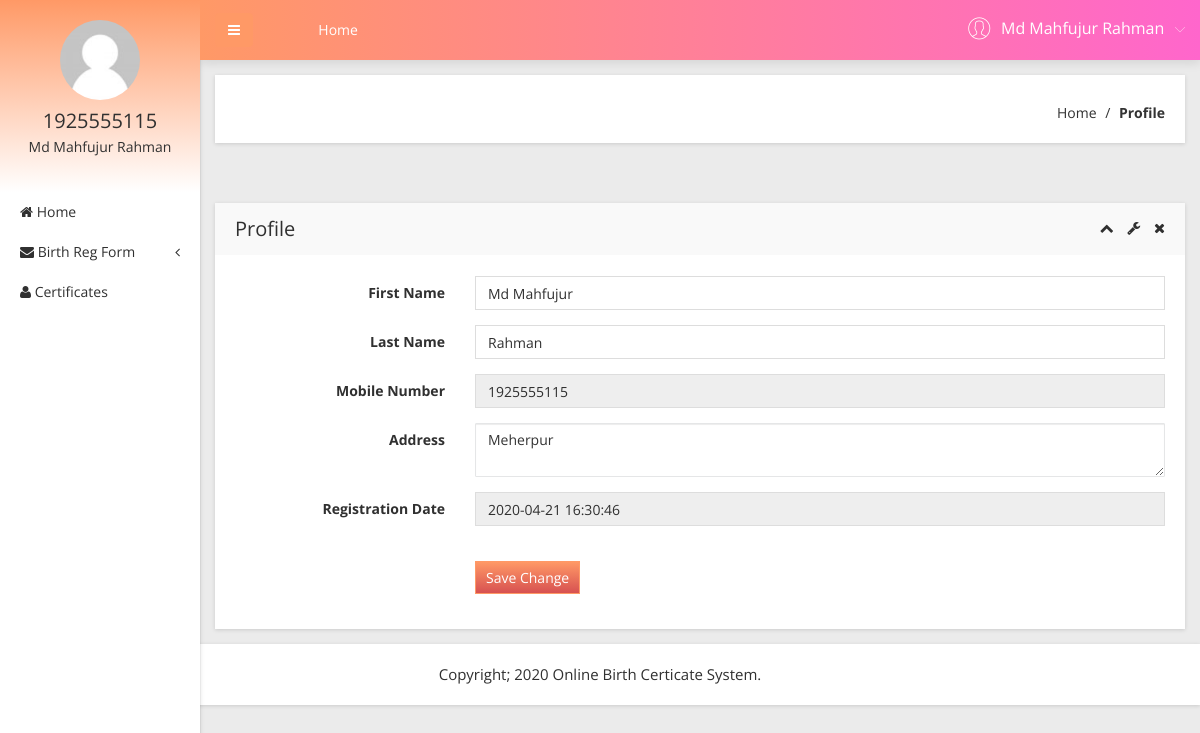
The page /user/profile.php (signed in) on the database its author committed.
### tables this page shows
CREATE TABLE `tbl_user` (
  `id` int(11) NOT NULL,
  `fname` varchar(255) NOT NULL,
  `lname` varchar(255) NOT NULL,
  `mobile` int(11) NOT NULL,
  `address` varchar(255) NOT NULL,
  `password` varchar(255) NOT NULL,
  `date` timestamp NOT NULL DEFAULT CURRENT_TIMESTAMP ON UPDATE CURRENT_TIMESTAMP
);

### user/profile.php (the view, shortened to what this page needs)
<?php
include('includes/dbconnection.php');
if (strlen($_SESSION['obcsuid']==0)) {
  header('location:logout.php');
} else{
    ?>
    <!doctype html>
    <html class="no-js" lang="en">
    <head>
      <link rel="stylesheet" href="css/bootstrap.min.css">
      <link rel="stylesheet" href="css/font-awesome.min.css">
      <link rel="stylesheet" href="css/adminpro-custon-icon.css">
      <link rel="stylesheet" href="css/meanmenu.min.css">
      <link rel="stylesheet" href="css/jquery.mCustomScrollbar.min.css">
      <link rel="stylesheet" href="css/animate.css">
      <link rel="stylesheet" href="css/modals.css">
      <link rel="stylesheet" href="css/normalize.css">
      <link rel="stylesheet" href="css/form/all-type-forms.css">
      <link rel="stylesheet" href="style.css">
      <link rel="stylesheet" href="css/responsive.css">
  </head>
  <body class="materialdesign">
    <div class="wrapper-pro">
       <?php include_once('includes/sidebar.php');?>
       <?php include_once('includes/header.php');?>
       <div class="breadcome-area mg-b-30 small-dn">
        <div class="container-fluid">
            <div class="row">
                <div class="col-lg-12">
                    <div class="breadcome-list shadow-reset">
                        <div class="row">
                            <div class="col-lg-12">
                                <ul class="breadcome-menu">
                                    <li><a href="dashboard.php">Home</a> <span class="bread-slash">/</span>
                                    </li>
                                    <li><span class="bread-blod">Profile</span>
                                    </li>
                                </ul>
                            </div>
                        </div>
                    </div>
                </div>
            </div>
        </div>
    </div>
    <div class="basic-form-area mg-b-15">
        <div class="container-fluid">
            <div class="row">
                <div class="col-lg-12">
                    <div class="sparkline12-list shadow-reset mg-t-30">
                        <div class="sparkline12-hd">
                            <div class="main-sparkline12-hd">
                                <h1>Profile</h1>
                                <div class="sparkline12-outline-icon">
                                    <span class="sparkline12-collapse-link"><i class="fa fa-chevron-up"></i></span>
                                    <span><i class="fa fa-wrench"></i></span>
                                    <span class="sparkline12-collapse-close"><i class="fa fa-times"></i></span>
                                </div>
                            </div>
                        </div>
                        <div class="sparkline12-graph">
                            <div class="basic-login-form-ad">
                                <div class="row">
                                    <div class="col-lg-12">
                                        <div class="all-form-element-inner">
                                            <form method="post" action="">
                                                <?php
                                                $id=$_SESSION['obcsuid'];
                                                $sql="SELECT * FROM tbl_user WHERE id='$id'";
                                                $query=mysqli_query($con,$sql);
                                                $result=mysqli_fetch_array($query);
                                                ?>
                                                <div class="form-group-inner">
                                                    <div class="row">
                                                        <div class="col-lg-3">
                                                            <label class="login2 pull-right pull-right-pro">First Name</label>
                                                        </div>
                                                        <div class="col-lg-9">
                                                            <input type="text" class="form-control" name="fname" value="<?php echo $result['fname'];?>" required="true" />
                                                        </div>
                                                    </div>
                                                </div>
                                                <div class="form-group-inner">
                                                    <div class="row">
                                                        <div class="col-lg-3">
                                                            <label class="login2 pull-right pull-right-pro">Last Name</label>
                                                        </div>
                                                        <div class="col-lg-9">
                                                            <input type="text" class="form-control" name="lname" value="<?php  echo $result['lname'];?>" required="true" />
                                                        </div>
                                                    </div>
                                                </div>
                                                <div class="form-group-inner">
                                                    <div class="row">
                                                        <div class="col-lg-3">
                                                            <label class="login2 pull-right pull-right-pro">Mobile Number</label>
                                                        </div>
                                                        <div class="col-lg-9">
                                                            <input type="text" class="form-control" readonly="true" value="<?php echo $result['mobile'];?>" />
                                                        </div>
                                                    </div>
                                                </div>
                                                <div class="form-group-inner">
                                                    <div class="row">
                                                        <div class="col-lg-3">
                                                            <label class="login2 pull-right pull-right-pro">Address</label>
                                                        </div>
                                                        <div class="col-lg-9">
                                                            <textarea type="text" class="form-control" name="address" /><?php  echo $result['address'];?></textarea>
                                                        </div>
                                                    </div>
                                                </div>
                                                <div class="form-group-inner">
                                                    <div class="row">
                                                        <div class="col-lg-3">
                                                            <label class="login2 pull-right pull-right-pro">Registration Date</label>
                                                        </div>
                                                        <div class="col-lg-9">
                                                            <input type="text" class="form-control" readonly="true" value="<?php  echo $result['date'];?>" />
                                                        </div>
                                                    </div>
                                                </div>
                                                <div class="form-group-inner">
                                                    <div class="login-btn-inner">
                                                        <div class="row">
                                                            <div class="col-lg-3"></div>
                                                            <div class="col-lg-9">
                                                                <div class="login-horizental cancel-wp pull-left">
                                                                    <button class="btn btn-sm btn-primary login-submit-cs" type="submit" name="submit">Save Change</button>
                                                                </div>
                                                            </div>
                                                        </div>
                                                    </div>
                                                </div>
                                            </form>
                                        </div>
                                    </div>
                                </div>
                            </div>
                        </div>
                    </div>
                </div>
            </div>
        </div>
    </div>
</div>
</div>
<?php include_once('includes/footer.php');?>
  </body>
  </html><?php }  ?>

### user/includes/sidebar.php (shortened to what this page needs)
  <?php
  include('includes/dbconnection.php');
  if (strlen($_SESSION['obcsuid']==0)) {
    header('location:logout.php');
} else{
    ?>
    <div class="left-sidebar-pro">
      <nav id="sidebar">
          <div class="sidebar-header">
              <a href="#"><img src="img/message/avatar.jpg" alt="" />
              </a>
              <?php
              $id=$_SESSION['obcsuid'];
              $sql="SELECT * FROM tbl_user WHERE id='$id'";
              $query=mysqli_query($con,$sql);
              $result=mysqli_fetch_array($query);
              ?>
              <h3><?php echo $result['mobile']; ?></h3>
              <p><?php echo $result['fname']; ?> <?php echo $result['lname']; ?></p>
          </div>
          <div class="left-custom-menu-adp-wrap">
              <ul class="nav navbar-nav left-sidebar-menu-pro">
                  <li class="nav-item">
                      <a href="dashboard.php" role="button" aria-expanded="false"><i class="fa big-icon fa-home"></i> <span class="mini-dn">Home</span> </a>
                  </li>
                  <li class="nav-item"><a href="#" data-toggle="dropdown" role="button" aria-expanded="false" class="nav-link dropdown-toggle"><i class="fa big-icon fa-envelope"></i> <span class="mini-dn">Birth Reg Form</span> <span class="indicator-right-menu mini-dn"><i class="fa indicator-mn fa-angle-left"></i></span></a>
                  </li>
                  <li class="nav-item">
                      <a href="certificates-list.php" role="button" aria-expanded="false"><i class="fa big-icon fa-user"></i> <span class="mini-dn">Certificates</span> </a>
                  </li>
              </ul>
          </div>
      </nav>
  </div><?php }  ?>

### user/includes/header.php (shortened to what this page needs)
 <?php
 include('includes/dbconnection.php');
 if (strlen($_SESSION['obcsuid']==0)) {
    header('location:logout.php');
} else{
    ?>
    <div class="content-inner-all">
      <div class="header-top-area">
          <div class="fixed-header-top">
              <div class="container-fluid">
                  <div class="row">
                      <div class="col-lg-1 col-md-6 col-sm-6 col-xs-12">
                          <button type="button" id="sidebarCollapse" class="btn bar-button-pro header-drl-controller-btn btn-info navbar-btn">
                              <i class="fa fa-bars"></i>
                          </button>
                      </div>
                      <div class="col-lg-6 col-md-1 col-sm-1 col-xs-12">
                          <div class="header-top-menu tabl-d-n">
                              <ul class="nav navbar-nav mai-top-nav">
                                  <li class="nav-item"><a href="dashboard.php" class="nav-link">Home</a>
                                  </li>
                              </ul>
                          </div>
                      </div>
                      <div class="col-lg-5 col-md-5 col-sm-6 col-xs-12">
                          <div class="header-right-info">
                              <ul class="nav navbar-nav mai-top-nav header-right-menu">
                                <?php
                                $id=$_SESSION['obcsuid'];
                                $sql="SELECT * FROM tbl_user WHERE id='$id'";
                                $query=mysqli_query($con,$sql);
                                $result=mysqli_fetch_array($query);
                                ?>
                                <li class="nav-item">
                                  <a href="#" data-toggle="dropdown" role="button" aria-expanded="false" class="nav-link dropdown-toggle">
                                      <span class="adminpro-icon adminpro-user-rounded header-riht-inf"></span>
                                      <span class="admin-name"><?php  echo $result['fname'];?>  <?php  echo $result['lname'];?> </span>
                                      <span class="author-project-icon adminpro-icon adminpro-down-arrow"></span>
                                  </a>
                              </li>
                          </ul>
                      </div>
                  </div>
              </div>
          </div>
      </div>
  </div><?php }  ?>

### rows shown on the page
tbl_user: mobile "1925555115", fname "Md Mahfujur", lname "Rahman", address "Meherpur", date "2020-04-21 16:30:46"
